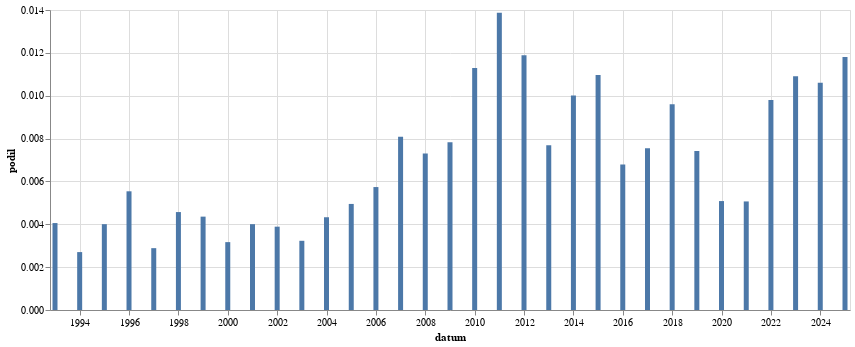

Notebook code cell kept with this figure:
### Code cell
graf_vyvoje("smích",epocha="datum")

### Figure 1 — Vega-Lite specification as saved in the notebook (floating-point values rounded to 4 significant figures)
{"config": {"view": {"continuousWidth": 300, "continuousHeight": 300}}, "data": {"name": "data-33da357dadd0a4e0a80a17ceec45c666"}, "mark": {"type": "bar"}, "encoding": {"x": {"field": "datum", "type": "temporal"}, "y": {"field": "podil", "type": "quantitative"}}, "width": 800, "$schema": "https://vega.github.io/schema/vega-lite/v5.8.0.json", "datasets": {"data-33da357dadd0a4e0a80a17ceec45c666": [{"id": 38, "datum": "1993-01-01T00:00:00", "id_right": 9366, "podil": 0.004057}, {"id": 21, "datum": "1994-01-01T00:00:00", "id_right": 7771, "podil": 0.002702}, {"id": 37, "datum": "1995-01-01T00:00:00", "id_right": 9237, "podil": 0.004006}, {"id": 53, "datum": "1996-01-01T00:00:00", "id_right": 9568, "podil": 0.005539}, {"id": 48, "datum": "1997-01-01T00:00:00", "id_right": 16632, "podil": 0.002886}, {"id": 54, "datum": "1998-01-01T00:00:00", "id_right": 11816, "podil": 0.00457}, {"id": 91, "datum": "1999-01-01T00:00:00", "id_right": 20885, "podil": 0.004357}, {"id": 79, "datum": "2000-01-01T00:00:00", "id_right": 24941, "podil": 0.003167}, {"id": 84, "datum": "2001-01-01T00:00:00", "id_right": 20971, "podil": 0.004006}, {"id": 65, "datum": "2002-01-01T00:00:00", "id_right": 16715, "podil": 0.003889}, {"id": 72, "datum": "2003-01-01T00:00:00", "id_right": 22293, "podil": 0.00323}, {"id": 89, "datum": "2004-01-01T00:00:00", "id_right": 20561, "podil": 0.004329}, {"id": 115, "datum": "2005-01-01T00:00:00", "id_right": 23234, "podil": 0.00495}, {"id": 83, "datum": "2006-01-01T00:00:00", "id_right": 14467, "podil": 0.005737}, {"id": 115, "datum": "2007-01-01T00:00:00", "id_right": 14220, "podil": 0.008087}, {"id": 107, "datum": "2008-01-01T00:00:00", "id_right": 14651, "podil": 0.007303}, {"id": 131, "datum": "2009-01-01T00:00:00", "id_right": 16744, "podil": 0.007824}, {"id": 144, "datum": "2010-01-01T00:00:00", "id_right": 12756, "podil": 0.01129}, {"id": 248, "datum": "2011-01-01T00:00:00", "id_right": 17878, "podil": 0.01387}, {"id": 173, "datum": "2012-01-01T00:00:00", "id_right": 14550, "podil": 0.01189}, {"id": 74, "datum": "2013-01-01T00:00:00", "id_right": 9619, "podil": 0.007693}, {"id": 210, "datum": "2014-01-01T00:00:00", "id_right": 20991, "podil": 0.01}, {"id": 238, "datum": "2015-01-01T00:00:00", "id_right": 21692, "podil": 0.01097}, {"id": 157, "datum": "2016-01-01T00:00:00", "id_right": 23117, "podil": 0.006792}, {"id": 139, "datum": "2017-01-01T00:00:00", "id_right": 18413, "podil": 0.007549}, {"id": 200, "datum": "2018-01-01T00:00:00", "id_right": 20820, "podil": 0.009606}, {"id": 187, "datum": "2019-01-01T00:00:00", "id_right": 25186, "podil": 0.007425}, {"id": 121, "datum": "2020-01-01T00:00:00", "id_right": 23803, "podil": 0.005083}, {"id": 102, "datum": "2021-01-01T00:00:00", "id_right": 20133, "podil": 0.005066}, {"id": 205, "datum": "2022-01-01T00:00:00", "id_right": 20911, "podil": 0.009803}, {"id": 269, "datum": "2023-01-01T00:00:00", "id_right": 24660, "podil": 0.01091}, {"id": 254, "datum": "2024-01-01T00:00:00", "id_right": 23938, "podil": 0.01061}, {"id": 149, "datum": "2025-01-01T00:00:00", "id_right": 12617, "podil": 0.01181}]}}
